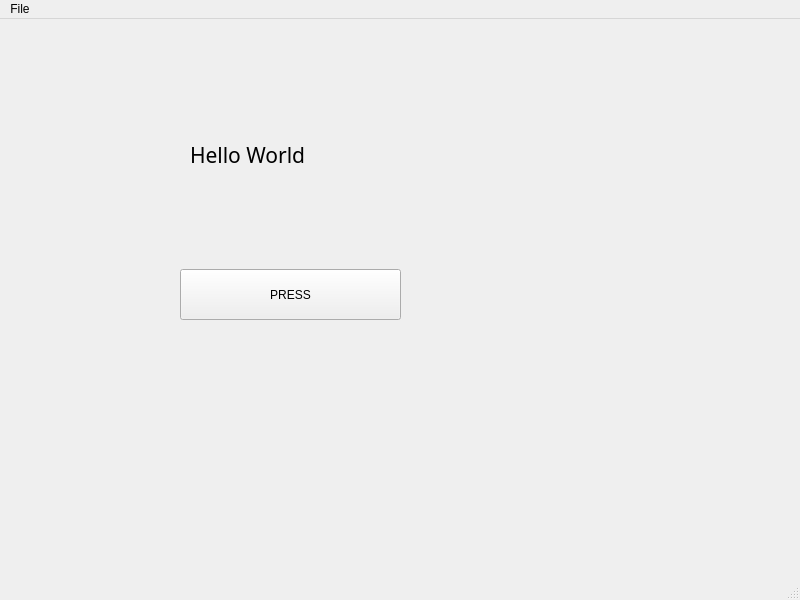
<?xml version="1.0" encoding="UTF-8"?>
<ui version="4.0">
 <class>MainWindow</class>
 <widget class="QMainWindow" name="MainWindow">
  <property name="geometry">
   <rect>
    <x>0</x>
    <y>0</y>
    <width>800</width>
    <height>600</height>
   </rect>
  </property>
  <property name="windowTitle">
   <string>MainWindow</string>
  </property>
  <widget class="QWidget" name="centralwidget">
   <widget class="QPushButton" name="button1">
    <property name="geometry">
     <rect>
      <x>180</x>
      <y>250</y>
      <width>221</width>
      <height>51</height>
     </rect>
    </property>
    <property name="text">
     <string>PRESS</string>
    </property>
   </widget>
   <widget class="QLabel" name="label">
    <property name="geometry">
     <rect>
      <x>190</x>
      <y>120</y>
      <width>171</width>
      <height>31</height>
     </rect>
    </property>
    <property name="font">
     <font>
      <family>Algerian</family>
      <pointsize>16</pointsize>
     </font>
    </property>
    <property name="text">
     <string>Hello World</string>
    </property>
   </widget>
  </widget>
  <widget class="QStatusBar" name="statusbar"/>
  <widget class="QMenuBar" name="menubar">
   <property name="geometry">
    <rect>
     <x>0</x>
     <y>0</y>
     <width>800</width>
     <height>21</height>
    </rect>
   </property>
   <widget class="QMenu" name="menuFile">
    <property name="title">
     <string>File</string>
    </property>
   </widget>
   <addaction name="menuFile"/>
  </widget>
 </widget>
 <resources/>
 <connections/>
</ui>
